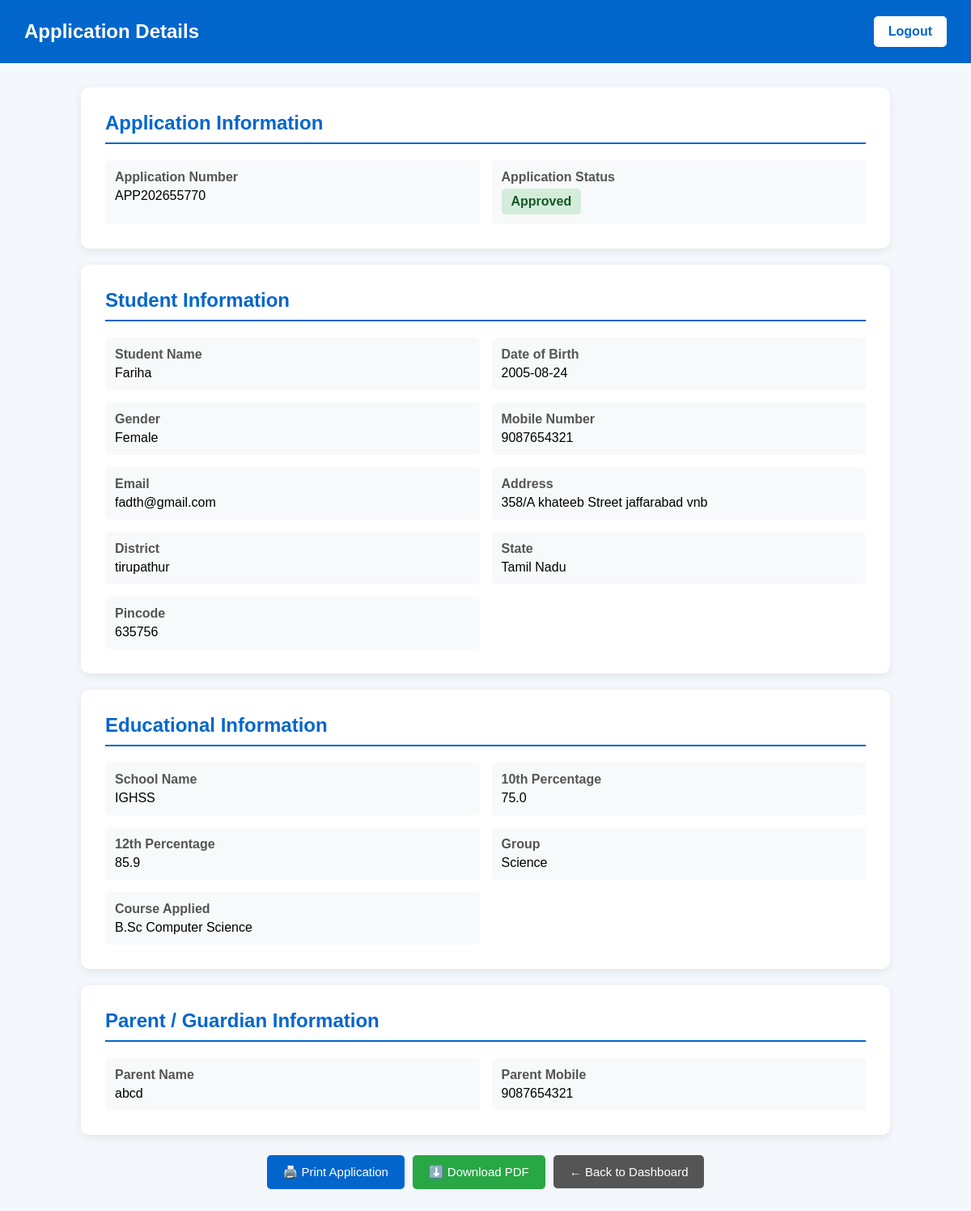
The page /admin/application/APP202655770 (signed in) on the database its author committed.
### tables this page shows
CREATE TABLE applications (

            id INTEGER PRIMARY KEY AUTOINCREMENT,

            application_number TEXT UNIQUE,

            student_name TEXT NOT NULL,

            dob TEXT NOT NULL,

            gender TEXT NOT NULL,

            mobile TEXT NOT NULL,

            email TEXT NOT NULL,

            address TEXT NOT NULL,

            district TEXT NOT NULL,

            state TEXT NOT NULL,

            pincode TEXT NOT NULL,

            school TEXT NOT NULL,

            tenth REAL NOT NULL,

            twelfth REAL NOT NULL,

            group_name TEXT NOT NULL,

            course TEXT NOT NULL,

            parent_name TEXT NOT NULL,

            parent_mobile TEXT NOT NULL,

            photo TEXT,

            certificate TEXT,

            status TEXT DEFAULT 'Submitted'

        );

### app.py (the view)
@app.route(
    "/admin/application/<application_number>"
)
def application_details(
    application_number
):
    if not session.get("admin_logged_in"):
        return redirect("/admin")
    connection = get_db_connection()
    application = connection.execute(
        """
        SELECT *
        FROM applications
        WHERE application_number = ?
        """,
        (application_number,)
    ).fetchone()
    connection.close()
    if application is None:
        return "Application not found.", 404
    return render_template(
        "application_details.html",
        application=application
    )

### app.py (called while the page is built)
def get_db_connection():
    connection = sqlite3.connect(DATABASE)
    connection.row_factory = sqlite3.Row
    return connection

### templates/application_details.html (shortened to what this page needs)
<!DOCTYPE html>
<html lang="en">
<head>
</head>
<body>
<div class="header">
    <h1>
        Application Details
    </h1>
    <a
        href="/admin/logout"
        class="logout"
    >
        Logout
    </a>
</div>
<div class="container">
    <div class="card">
        <h2>
            Application Information
        </h2>
        <div class="details">
            <div class="detail-box">
                <strong>
                    Application Number
                </strong>
                {{ application["application_number"] }}
            </div>
            <div class="detail-box">
                <strong>
                    Application Status
                </strong>
                {% if application["status"] == "Approved" %}
                    <span class="status approved">
                        Approved
                    </span>
                {% elif application["status"] == "Rejected" %}
                    <span class="status rejected">
                        Rejected
                    </span>
                {% else %}
                    <span class="status submitted">
                        Submitted
                    </span>
                {% endif %}
            </div>
        </div>
    </div>
    <div class="card">
        <h2>
            Student Information
        </h2>
        <div class="details">
            <div class="detail-box">
                <strong>
                    Student Name
                </strong>
                {{ application["student_name"] }}
            </div>
            <div class="detail-box">
                <strong>
                    Date of Birth
                </strong>
                {{ application["dob"] }}
            </div>
            <div class="detail-box">
                <strong>
                    Gender
                </strong>
                {{ application["gender"] }}
            </div>
            <div class="detail-box">
                <strong>
                    Mobile Number
                </strong>
                {{ application["mobile"] }}
            </div>
            <div class="detail-box">
                <strong>
                    Email
                </strong>
                {{ application["email"] }}
            </div>
            <div class="detail-box">
                <strong>
                    Address
                </strong>
                {{ application["address"] }}
            </div>
            <div class="detail-box">
                <strong>
                    District
                </strong>
                {{ application["district"] }}
            </div>
            <div class="detail-box">
                <strong>
                    State
                </strong>
                {{ application["state"] }}
            </div>
            <div class="detail-box">
                <strong>
                    Pincode
                </strong>
                {{ application["pincode"] }}
            </div>
        </div>
    </div>
    <div class="card">
        <h2>
            Educational Information
        </h2>
        <div class="details">
            <div class="detail-box">
                <strong>
                    School Name
                </strong>
                {{ application["school"] }}
            </div>
            <div class="detail-box">
                <strong>
                    10th Percentage
                </strong>
                {{ application["tenth"] }}
            </div>
            <div class="detail-box">
                <strong>
                    12th Percentage
                </strong>
                {{ application["twelfth"] }}
            </div>
            <div class="detail-box">
                <strong>
                    Group
                </strong>
                {{ application["group_name"] }}
            </div>
            <div class="detail-box">
                <strong>
                    Course Applied
                </strong>
                {{ application["course"] }}
            </div>
        </div>
    </div>
    <div class="card">
        <h2>
            Parent / Guardian Information
        </h2>
        <div class="details">
            <div class="detail-box">
                <strong>
                    Parent Name
                </strong>
                {{ application["parent_name"] }}
            </div>
            <div class="detail-box">
                <strong>
                    Parent Mobile
                </strong>
                {{ application["parent_mobile"] }}
            </div>
        </div>
    </div>
    <div class="button-container">
        <button
            onclick="window.print()"
            class="action-button print-button"
        >
            🖨️ Print Application
        </button>
        <a
            href="/admin/application/{{ application['application_number'] }}/download"
            class="action-button download-button"
        >
            ⬇️ Download PDF
        </a>
        <a
            href="/admin/dashboard"
            class="action-button back-button"
        >
            ← Back to Dashboard
        </a>
    </div>
</div>
</body>
</html>

### templates/application_details.html (style rules this page uses)
* { box-sizing: border-box; }
body { margin: 0; font-family: Arial, sans-serif; background: #f4f7fb; }
.header { background: #0066cc; color: white; padding: 20px 30px; display: flex; justify-content: space-between; align-items: center; }
.header h1 { margin: 0; font-size: 24px; }
.logout { background: white; color: #0066cc; text-decoration: none; padding: 10px 18px; border-radius: 5px; font-weight: bold; }
.container { width: 95%; max-width: 1000px; margin: 30px auto; }
.card { background: white; padding: 30px; border-radius: 10px; box-shadow: 0 3px 12px rgba(0, 0, 0, 0.08); margin-bottom: 20px; }
.card h2 { color: #0066cc; border-bottom: 2px solid #0066cc; padding-bottom: 10px; margin-top: 0; }
.details { display: grid; grid-template-columns: 1fr 1fr; gap: 15px; }
.detail-box { background: #f8f9fa; padding: 12px; border-radius: 5px; }
.detail-box strong { display: block; color: #555; margin-bottom: 5px; }
.status { font-weight: bold; padding: 7px 12px; border-radius: 5px; display: inline-block; }
.approved { background: #d4edda; color: #155724; }
.button-container { display: flex; justify-content: center; align-items: center; gap: 10px; flex-wrap: wrap; margin-top: 25px; margin-bottom: 30px; }
.action-button { display: inline-block; color: white; text-decoration: none; padding: 12px 20px; border-radius: 5px; border: none; cursor: pointer; font-size: 15px; font-family: Arial, sans-serif; transition: 0.2s; }
.print-button { background: #0066cc; }
.download-button { background: #28a745; }
.back-button { background: #555; }

### rows shown on the page
applications: application_number "APP202655770", student_name "Fariha", dob "2005-08-24", gender "Female", mobile "9087654321", email "fadth@gmail.com", address "358/A khateeb Street jaffarabad vnb", district "tirupathur", state "Tamil Nadu", pincode "635756", school "IGHSS", tenth "75.0", twelfth "85.9", group_name "Science", course "B.Sc Computer Science", parent_name "abcd", parent_mobile "9087654321"
